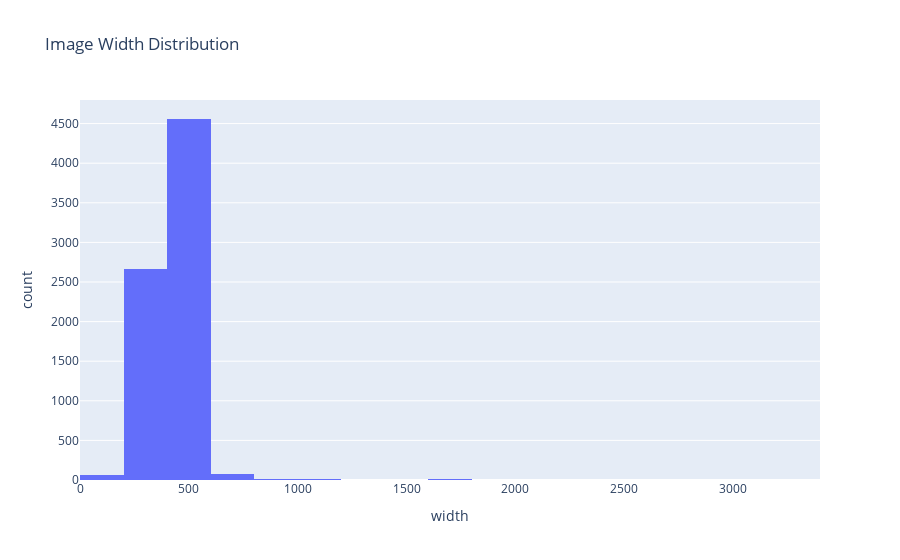
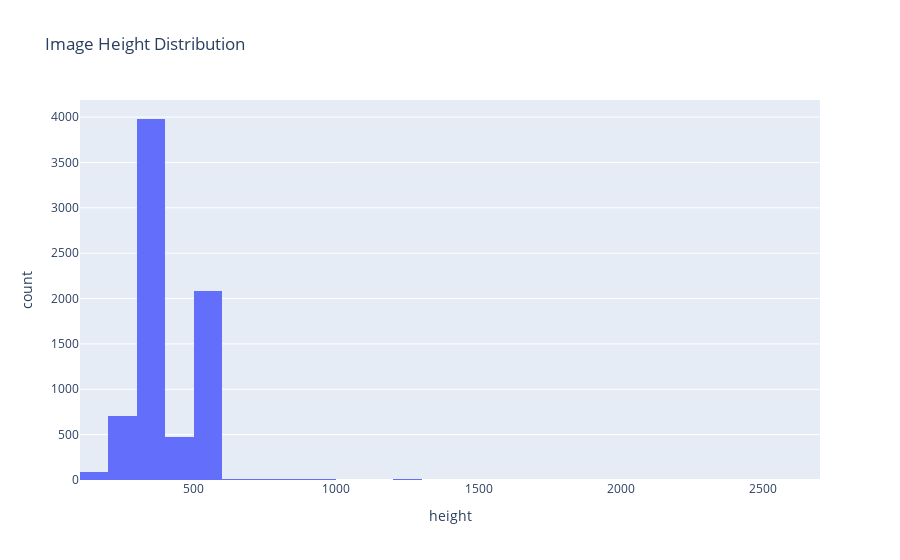
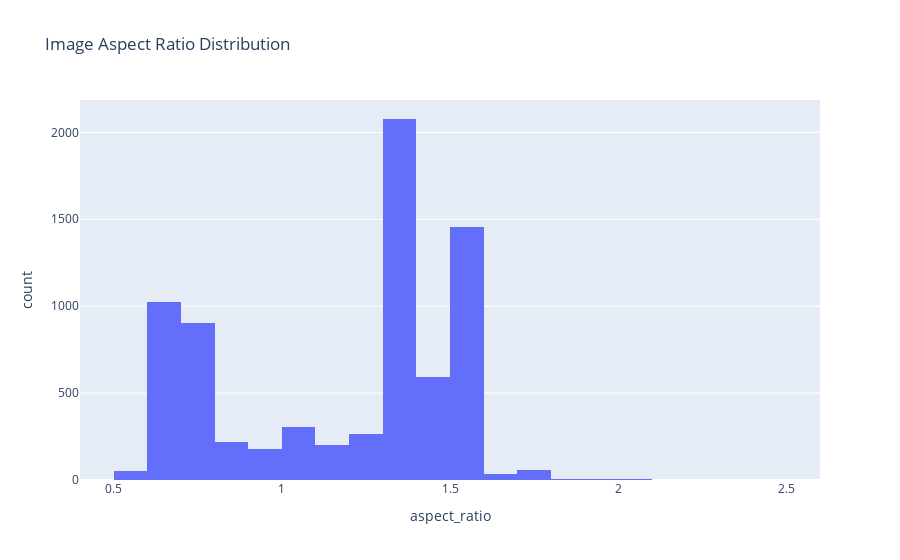

The notebook cell saved with these charts, in order:
### Code cell
# --------------------------
# 실제 이미지 크기 분포 시각화
# --------------------------
px.histogram(df_img, x="width", nbins=30,
             title="Image Width Distribution").show()

px.histogram(df_img, x="height", nbins=30,
             title="Image Height Distribution").show()

px.histogram(df_img, x="aspect_ratio", nbins=30,
             title="Image Aspect Ratio Distribution").show()

### Figure 1 — Plotly figure (JSON) as saved in the notebook; plotly's stock layout.template omitted (floating-point values rounded to 4 significant figures; data arrays with more than 128 entries replaced by an {"elided": "..."} marker saying what was removed)
{"data": [{"bingroup": "x", "hovertemplate": "width=%{x}<br>count=%{y}<extra></extra>", "legendgroup": "", "marker": {"color": "#636efa", "pattern": {"shape": ""}}, "name": "", "nbinsx": 30, "orientation": "v", "showlegend": false, "type": "histogram", "x": {"elided": "7390 int values"}, "xaxis": "x", "yaxis": "y"}], "layout": {"barmode": "relative", "legend": {"tracegroupgap": 0}, "title": {"text": "Image Width Distribution"}, "xaxis": {"anchor": "y", "domain": [0, 1], "title": {"text": "width"}}, "yaxis": {"anchor": "x", "domain": [0, 1], "title": {"text": "count"}}}}

### Figure 2 — Plotly figure (JSON) as saved in the notebook; plotly's stock layout.template omitted (floating-point values rounded to 4 significant figures; data arrays with more than 128 entries replaced by an {"elided": "..."} marker saying what was removed)
{"data": [{"bingroup": "x", "hovertemplate": "height=%{x}<br>count=%{y}<extra></extra>", "legendgroup": "", "marker": {"color": "#636efa", "pattern": {"shape": ""}}, "name": "", "nbinsx": 30, "orientation": "v", "showlegend": false, "type": "histogram", "x": {"elided": "7390 int values"}, "xaxis": "x", "yaxis": "y"}], "layout": {"barmode": "relative", "legend": {"tracegroupgap": 0}, "title": {"text": "Image Height Distribution"}, "xaxis": {"anchor": "y", "domain": [0, 1], "title": {"text": "height"}}, "yaxis": {"anchor": "x", "domain": [0, 1], "title": {"text": "count"}}}}

### Figure 3 — Plotly figure (JSON) as saved in the notebook; plotly's stock layout.template omitted (floating-point values rounded to 4 significant figures; data arrays with more than 128 entries replaced by an {"elided": "..."} marker saying what was removed)
{"data": [{"bingroup": "x", "hovertemplate": "aspect_ratio=%{x}<br>count=%{y}<extra></extra>", "legendgroup": "", "marker": {"color": "#636efa", "pattern": {"shape": ""}}, "name": "", "nbinsx": 30, "orientation": "v", "showlegend": false, "type": "histogram", "x": {"elided": "7390 float values"}, "xaxis": "x", "yaxis": "y"}], "layout": {"barmode": "relative", "legend": {"tracegroupgap": 0}, "title": {"text": "Image Aspect Ratio Distribution"}, "xaxis": {"anchor": "y", "domain": [0, 1], "title": {"text": "aspect_ratio"}}, "yaxis": {"anchor": "x", "domain": [0, 1], "title": {"text": "count"}}}}
